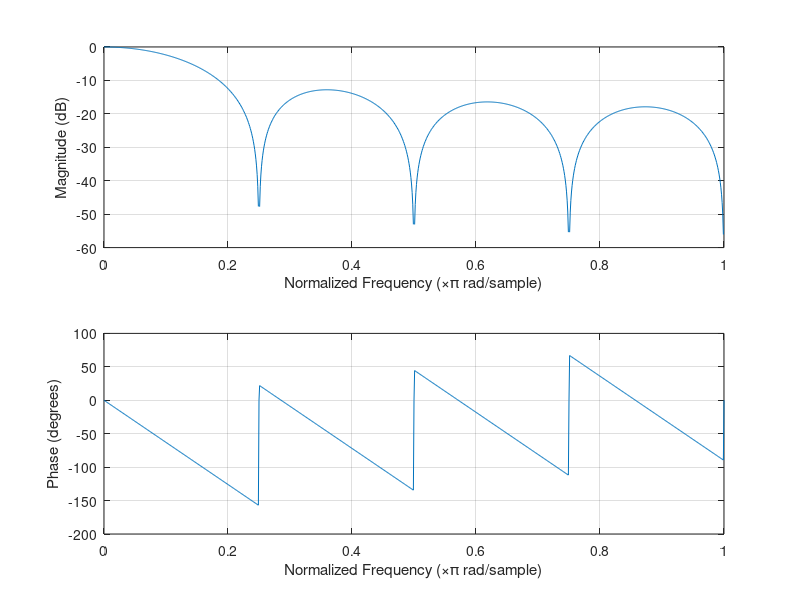

Recreate this plot in MATLAB. (Note: this script raises an error after producing the figure.)
N = 1000;
Fs = 500;

% fir1(n, [f1 f2], 'stop')
% f1 and f2 are normalized to the Nyquist frequency
%wo = 60/(Fs/2);
%bw = 0.04; %wo/35;
%a = 1;
%b = fir1(100, [wo-bw/2 wo+bw/2], 'stop');
%high pass(2) part
%c = 1;
%d = fir1(100, 0.05, 'high');

%sys = tf(b,a);
%P = pole(sys);
%Z = zero(sys);
%figure(1)
%zplane(Z, P)
%title('100th order FIR notch filter');

% [num. den] = iirnotch(w0, bw)
%wo = 60/(Fs/2);
%bw = wo/35; %let q factor = 35
%[b, a] = iirnotch(wo, bw);
%sys = tf(b,a);
%P = pole(sys);
%Z = zero(sys);
%figure(1)
%zplane(Z, P)
%title('2nd order IIR notch filter');

% moving average filter
pt = 8;
b = ones(1,pt)/pt;
a = 1;

sys = tf(b,a);
%P = pole(sys);
%Z = zero(sys);
%figure(1)
%zplane(Z, P)
%title('moving average filter');

figure(2);
freqz(b,a,N);
%freqz(c,d,N);
%remove DC bias
%N = 1000;
%for i = 1:N
%    y_new(i) = y(i) - 308;
%end
y2 = filter(b, a, y);
%y2 = filter(d, c, y2);
cut = 1;
y2 = y2(cut:N);
%%
% ECG signal for 6.
t = 0 : 1/Fs : (N - 1) * 1/Fs;
%t = 0 : 1 : (N - 1);

figure(3);
subplot(2,2,1)
plot(t, y)
xlabel('time (s)');
title('whole ECG');
%%
dt = 1/Fs;  % time resolution

% Fourier transform
df = Fs/N; % frequency resolution
%f_axis = (0:1:(N-1))*df;   % frequency axis
f_shift = (-N/2:1:N/2-1)*df;

ECG_frequency = fft(y); % spectrum of sampled cosine, freqeuncy domain, complex
ECG_frequency = fftshift(ECG_frequency); 
%ECG_frequency = fftshift(ECG_frequency);
mag_ECG_frequency = abs(ECG_frequency);   % magnitude
pha_ECG_frequency = angle(ECG_frequency); % phase

subplot(2,2,3)
plot(f_shift, mag_ECG_frequency);
xlabel('Frequency (Hz)');
title('Spectrum of whole ECG');
%%
% ECG signal for 6.
t = 0 : 1/Fs : (N - cut) * 1/Fs;
%t = 0 : 1 : (N - 1);

subplot(2,2,2)
plot(t, y2)
xlabel('time (s)');
title('whole ECG');
%%
dt = 1/Fs;  % time resolution

% Fourier transform
df = Fs/N; % frequency resolution
%f_axis = (0:1:(N - cut))*df;   % frequency axis
f_shift = (-(N - cut)/2:1:(N - cut)/2)*df;
ECG_frequency = fft(y2); % spectrum of sampled cosine, freqeuncy domain, complex
ECG_frequency = fftshift(ECG_frequency); 

%ECG_frequency = fftshift(ECG_frequency);
mag_ECG_frequency = abs(ECG_frequency);   % magnitude
pha_ECG_frequency = angle(ECG_frequency); % phase

subplot(2,2,4)
plot(f_shift, mag_ECG_frequency);
xlabel('Frequency (Hz)');
title('Spectrum of whole ECG');
axis([-inf inf 0 300000]);